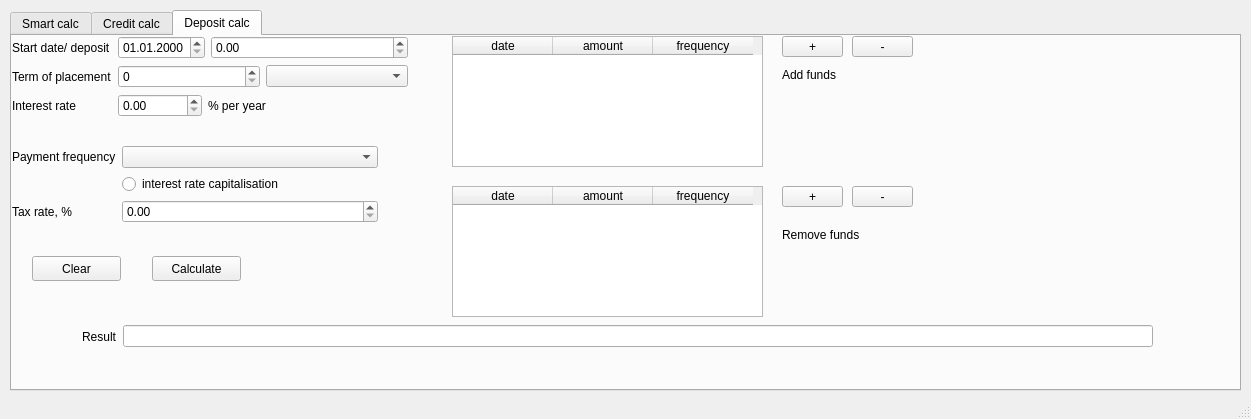
<?xml version="1.0" encoding="UTF-8"?>
<ui version="4.0">
 <class>calculator</class>
 <widget class="QMainWindow" name="calculator">
  <property name="geometry">
   <rect>
    <x>0</x>
    <y>0</y>
    <width>1251</width>
    <height>419</height>
   </rect>
  </property>
  <property name="windowTitle">
   <string>calculator</string>
  </property>
  <widget class="QWidget" name="centralwidget">
   <widget class="QTabWidget" name="tabWidget">
    <property name="geometry">
     <rect>
      <x>10</x>
      <y>10</y>
      <width>1231</width>
      <height>381</height>
     </rect>
    </property>
    <property name="currentIndex">
     <number>2</number>
    </property>
    <widget class="QWidget" name="smart">
     <attribute name="title">
      <string>Smart calc</string>
     </attribute>
     <widget class="QDoubleSpinBox" name="y2">
      <property name="geometry">
       <rect>
        <x>900</x>
        <y>310</y>
        <width>111</width>
        <height>21</height>
       </rect>
      </property>
      <property name="styleSheet">
       <string notr="true">font: 13pt &quot;Ubuntu&quot;;</string>
      </property>
      <property name="alignment">
       <set>Qt::AlignRight|Qt::AlignTrailing|Qt::AlignVCenter</set>
      </property>
     </widget>
     <widget class="QLineEdit" name="equation">
      <property name="geometry">
       <rect>
        <x>10</x>
        <y>10</y>
        <width>511</width>
        <height>51</height>
       </rect>
      </property>
      <property name="styleSheet">
       <string notr="true">font: 18pt &quot;Ubuntu&quot;;</string>
      </property>
      <property name="text">
       <string/>
      </property>
      <property name="alignment">
       <set>Qt::AlignRight|Qt::AlignTrailing|Qt::AlignVCenter</set>
      </property>
     </widget>
     <widget class="QCustomPlot" name="graphic" native="true">
      <property name="geometry">
       <rect>
        <x>530</x>
        <y>0</y>
        <width>691</width>
        <height>281</height>
       </rect>
      </property>
     </widget>
     <widget class="QDoubleSpinBox" name="x2">
      <property name="geometry">
       <rect>
        <x>900</x>
        <y>280</y>
        <width>111</width>
        <height>21</height>
       </rect>
      </property>
      <property name="styleSheet">
       <string notr="true">font: 13pt &quot;Ubuntu&quot;;</string>
      </property>
      <property name="alignment">
       <set>Qt::AlignRight|Qt::AlignTrailing|Qt::AlignVCenter</set>
      </property>
     </widget>
     <widget class="QDoubleSpinBox" name="y1">
      <property name="geometry">
       <rect>
        <x>740</x>
        <y>310</y>
        <width>121</width>
        <height>21</height>
       </rect>
      </property>
      <property name="styleSheet">
       <string notr="true">font: 13pt &quot;Ubuntu&quot;;</string>
      </property>
      <property name="alignment">
       <set>Qt::AlignRight|Qt::AlignTrailing|Qt::AlignVCenter</set>
      </property>
     </widget>
     <widget class="QLabel" name="label_2">
      <property name="geometry">
       <rect>
        <x>870</x>
        <y>280</y>
        <width>31</width>
        <height>21</height>
       </rect>
      </property>
      <property name="text">
       <string>до</string>
      </property>
     </widget>
     <widget class="QPushButton" name="pushButton_pi">
      <property name="geometry">
       <rect>
        <x>440</x>
        <y>70</y>
        <width>71</width>
        <height>25</height>
       </rect>
      </property>
      <property name="text">
       <string>pi</string>
      </property>
     </widget>
     <widget class="QLabel" name="label">
      <property name="geometry">
       <rect>
        <x>600</x>
        <y>280</y>
        <width>131</width>
        <height>21</height>
       </rect>
      </property>
      <property name="text">
       <string>Пределы по х от:</string>
      </property>
     </widget>
     <widget class="QPushButton" name="pushButton_x">
      <property name="geometry">
       <rect>
        <x>350</x>
        <y>70</y>
        <width>71</width>
        <height>25</height>
       </rect>
      </property>
      <property name="text">
       <string>X</string>
      </property>
     </widget>
     <widget class="QLabel" name="label_3">
      <property name="geometry">
       <rect>
        <x>600</x>
        <y>310</y>
        <width>131</width>
        <height>21</height>
       </rect>
      </property>
      <property name="text">
       <string>Пределы по y от:</string>
      </property>
     </widget>
     <widget class="QDoubleSpinBox" name="x1">
      <property name="geometry">
       <rect>
        <x>740</x>
        <y>280</y>
        <width>121</width>
        <height>21</height>
       </rect>
      </property>
      <property name="styleSheet">
       <string notr="true">font: 13pt &quot;Ubuntu&quot;;</string>
      </property>
      <property name="alignment">
       <set>Qt::AlignRight|Qt::AlignTrailing|Qt::AlignVCenter</set>
      </property>
     </widget>
     <widget class="QWidget" name="gridLayoutWidget">
      <property name="geometry">
       <rect>
        <x>-10</x>
        <y>90</y>
        <width>531</width>
        <height>241</height>
       </rect>
      </property>
      <layout class="QGridLayout" name="gridLayout">
       <item row="5" column="0">
        <widget class="QPushButton" name="pushButton_acos">
         <property name="text">
          <string>acos</string>
         </property>
        </widget>
       </item>
       <item row="4" column="5">
        <widget class="QPushButton" name="pushButton_mult">
         <property name="text">
          <string>*</string>
         </property>
        </widget>
       </item>
       <item row="5" column="1">
        <widget class="QPushButton" name="pushButton_atan">
         <property name="text">
          <string>atan</string>
         </property>
        </widget>
       </item>
       <item row="3" column="0">
        <widget class="QPushButton" name="pushButton_sin">
         <property name="text">
          <string>sin</string>
         </property>
        </widget>
       </item>
       <item row="4" column="2">
        <widget class="QPushButton" name="pushButton_4">
         <property name="text">
          <string>4</string>
         </property>
        </widget>
       </item>
       <item row="6" column="0">
        <widget class="QPushButton" name="pushButton_ln">
         <property name="text">
          <string>ln</string>
         </property>
        </widget>
       </item>
       <item row="4" column="0">
        <widget class="QPushButton" name="pushButton_tan">
         <property name="text">
          <string>tan</string>
         </property>
        </widget>
       </item>
       <item row="6" column="1">
        <widget class="QPushButton" name="pushButton_log">
         <property name="text">
          <string>log</string>
         </property>
        </widget>
       </item>
       <item row="1" column="4">
        <widget class="QPushButton" name="pushButton_rb">
         <property name="text">
          <string>)</string>
         </property>
        </widget>
       </item>
       <item row="5" column="3">
        <widget class="QPushButton" name="pushButton_2">
         <property name="text">
          <string>2</string>
         </property>
        </widget>
       </item>
       <item row="1" column="3">
        <widget class="QPushButton" name="pushButton_lb">
         <property name="text">
          <string>(</string>
         </property>
        </widget>
       </item>
       <item row="3" column="4">
        <widget class="QPushButton" name="pushButton_9">
         <property name="text">
          <string>9</string>
         </property>
        </widget>
       </item>
       <item row="1" column="0">
        <widget class="QPushButton" name="pushButton_pow">
         <property name="text">
          <string>^</string>
         </property>
        </widget>
       </item>
       <item row="6" column="3">
        <widget class="QPushButton" name="pushButton_dot">
         <property name="text">
          <string>.</string>
         </property>
        </widget>
       </item>
       <item row="4" column="4">
        <widget class="QPushButton" name="pushButton_6">
         <property name="text">
          <string>6</string>
         </property>
        </widget>
       </item>
       <item row="4" column="3">
        <widget class="QPushButton" name="pushButton_5">
         <property name="text">
          <string>5</string>
         </property>
        </widget>
       </item>
       <item row="5" column="2">
        <widget class="QPushButton" name="pushButton_1">
         <property name="text">
          <string>1</string>
         </property>
        </widget>
       </item>
       <item row="5" column="5">
        <widget class="QPushButton" name="pushButton_div">
         <property name="text">
          <string>/</string>
         </property>
        </widget>
       </item>
       <item row="3" column="5">
        <widget class="QPushButton" name="pushButton_minus">
         <property name="text">
          <string>-</string>
         </property>
        </widget>
       </item>
       <item row="4" column="1">
        <widget class="QPushButton" name="pushButton_asin">
         <property name="text">
          <string>asin</string>
         </property>
        </widget>
       </item>
       <item row="3" column="2">
        <widget class="QPushButton" name="pushButton_7">
         <property name="text">
          <string>7</string>
         </property>
        </widget>
       </item>
       <item row="1" column="2">
        <widget class="QPushButton" name="pushButton_clear">
         <property name="text">
          <string>C</string>
         </property>
        </widget>
       </item>
       <item row="3" column="1">
        <widget class="QPushButton" name="pushButton_cos">
         <property name="text">
          <string>cos</string>
         </property>
        </widget>
       </item>
       <item row="1" column="1">
        <widget class="QPushButton" name="pushButton_sqrt">
         <property name="text">
          <string>sqrt</string>
         </property>
        </widget>
       </item>
       <item row="5" column="4">
        <widget class="QPushButton" name="pushButton_3">
         <property name="text">
          <string>3</string>
         </property>
        </widget>
       </item>
       <item row="6" column="2">
        <widget class="QPushButton" name="pushButton_0">
         <property name="text">
          <string>0</string>
         </property>
        </widget>
       </item>
       <item row="6" column="4">
        <widget class="QPushButton" name="pushButton_mod">
         <property name="text">
          <string>mod</string>
         </property>
        </widget>
       </item>
       <item row="6" column="5">
        <widget class="QPushButton" name="pushButton_eq">
         <property name="text">
          <string>=</string>
         </property>
        </widget>
       </item>
       <item row="1" column="5">
        <widget class="QPushButton" name="pushButton_plus">
         <property name="text">
          <string>+</string>
         </property>
        </widget>
       </item>
       <item row="3" column="3">
        <widget class="QPushButton" name="pushButton_8">
         <property name="text">
          <string>8</string>
         </property>
        </widget>
       </item>
      </layout>
     </widget>
     <widget class="QLabel" name="label_4">
      <property name="geometry">
       <rect>
        <x>870</x>
        <y>310</y>
        <width>31</width>
        <height>21</height>
       </rect>
      </property>
      <property name="text">
       <string>до</string>
      </property>
     </widget>
     <widget class="QDoubleSpinBox" name="const_x_value">
      <property name="geometry">
       <rect>
        <x>260</x>
        <y>70</y>
        <width>81</width>
        <height>26</height>
       </rect>
      </property>
      <property name="minimum">
       <double>-1000000.000000000000000</double>
      </property>
      <property name="maximum">
       <double>1000000.000000000000000</double>
      </property>
     </widget>
     <widget class="QRadioButton" name="const_x_toggle">
      <property name="geometry">
       <rect>
        <x>180</x>
        <y>70</y>
        <width>81</width>
        <height>23</height>
       </rect>
      </property>
      <property name="text">
       <string>const X</string>
      </property>
     </widget>
    </widget>
    <widget class="QWidget" name="credit_calc">
     <attribute name="title">
      <string>Credit calc</string>
     </attribute>
     <widget class="QPushButton" name="creddit_clear_button">
      <property name="geometry">
       <rect>
        <x>350</x>
        <y>40</y>
        <width>89</width>
        <height>25</height>
       </rect>
      </property>
      <property name="text">
       <string>Clear</string>
      </property>
     </widget>
     <widget class="QPushButton" name="credit_calc_button">
      <property name="geometry">
       <rect>
        <x>350</x>
        <y>80</y>
        <width>89</width>
        <height>25</height>
       </rect>
      </property>
      <property name="text">
       <string>Calculate</string>
      </property>
     </widget>
     <widget class="QWidget" name="formLayoutWidget_2">
      <property name="geometry">
       <rect>
        <x>10</x>
        <y>10</y>
        <width>324</width>
        <height>127</height>
       </rect>
      </property>
      <layout class="QFormLayout" name="formLayout_3">
       <item row="0" column="1">
        <layout class="QHBoxLayout" name="horizontalLayout">
         <item>
          <widget class="QSpinBox" name="cred_duration">
           <property name="maximum">
            <number>100</number>
           </property>
          </widget>
         </item>
         <item>
          <widget class="QComboBox" name="cred_dur_type">
           <property name="editable">
            <bool>false</bool>
           </property>
          </widget>
         </item>
        </layout>
       </item>
       <item row="1" column="0">
        <widget class="QLabel" name="label_12">
         <property name="text">
          <string>Loan type</string>
         </property>
        </widget>
       </item>
       <item row="1" column="1">
        <widget class="QComboBox" name="cred_type">
         <property name="editable">
          <bool>false</bool>
         </property>
        </widget>
       </item>
       <item row="2" column="0">
        <widget class="QLabel" name="label_15">
         <property name="text">
          <string>Interest rate</string>
         </property>
        </widget>
       </item>
       <item row="2" column="1">
        <layout class="QFormLayout" name="formLayout_7">
         <item row="0" column="0">
          <widget class="QDoubleSpinBox" name="credit_ir">
           <property name="whatsThis">
            <string>&lt;html&gt;&lt;head/&gt;&lt;body&gt;&lt;p align=&quot;right&quot;&gt;&lt;br/&gt;&lt;/p&gt;&lt;/body&gt;&lt;/html&gt;</string>
           </property>
           <property name="maximum">
            <double>100000000000.000000000000000</double>
           </property>
           <property name="singleStep">
            <double>1000.000000000000000</double>
           </property>
          </widget>
         </item>
         <item row="0" column="1">
          <widget class="QLabel" name="label_14">
           <property name="text">
            <string>% per year</string>
           </property>
          </widget>
         </item>
        </layout>
       </item>
       <item row="0" column="0">
        <widget class="QLabel" name="label_16">
         <property name="text">
          <string>Duration</string>
         </property>
        </widget>
       </item>
       <item row="3" column="0">
        <widget class="QLabel" name="label_17">
         <property name="text">
          <string>Amount</string>
         </property>
        </widget>
       </item>
       <item row="3" column="1">
        <widget class="QDoubleSpinBox" name="credit_amount">
         <property name="whatsThis">
          <string>&lt;html&gt;&lt;head/&gt;&lt;body&gt;&lt;p align=&quot;right&quot;&gt;&lt;br/&gt;&lt;/p&gt;&lt;/body&gt;&lt;/html&gt;</string>
         </property>
         <property name="maximum">
          <double>100000000000.000000000000000</double>
         </property>
         <property name="singleStep">
          <double>1000.000000000000000</double>
         </property>
        </widget>
       </item>
      </layout>
     </widget>
     <widget class="QWidget" name="horizontalLayoutWidget_3">
      <property name="geometry">
       <rect>
        <x>10</x>
        <y>150</y>
        <width>1161</width>
        <height>80</height>
       </rect>
      </property>
      <layout class="QHBoxLayout" name="horizontalLayout_3">
       <item>
        <widget class="QLabel" name="label_18">
         <property name="text">
          <string>Result</string>
         </property>
        </widget>
       </item>
       <item>
        <widget class="QLineEdit" name="credit_result">
         <property name="readOnly">
          <bool>true</bool>
         </property>
        </widget>
       </item>
      </layout>
     </widget>
    </widget>
    <widget class="QWidget" name="tab_dep">
     <attribute name="title">
      <string>Deposit calc</string>
     </attribute>
     <widget class="QWidget" name="formLayoutWidget_4">
      <property name="geometry">
       <rect>
        <x>0</x>
        <y>110</y>
        <width>366</width>
        <height>113</height>
       </rect>
      </property>
      <layout class="QFormLayout" name="formLayout_5">
       <item row="0" column="0">
        <widget class="QLabel" name="label_9">
         <property name="text">
          <string>Payment frequency</string>
         </property>
        </widget>
       </item>
       <item row="0" column="1">
        <widget class="QComboBox" name="payment_freq"/>
       </item>
       <item row="1" column="1">
        <widget class="QRadioButton" name="ir_cap_but">
         <property name="enabled">
          <bool>true</bool>
         </property>
         <property name="text">
          <string>interest rate capitalisation</string>
         </property>
        </widget>
       </item>
       <item row="2" column="0">
        <widget class="QLabel" name="label_11">
         <property name="text">
          <string>Tax rate, %</string>
         </property>
        </widget>
       </item>
       <item row="2" column="1">
        <widget class="QDoubleSpinBox" name="tax_db">
         <property name="whatsThis">
          <string>&lt;html&gt;&lt;head/&gt;&lt;body&gt;&lt;p align=&quot;right&quot;&gt;&lt;br/&gt;&lt;/p&gt;&lt;/body&gt;&lt;/html&gt;</string>
         </property>
         <property name="maximum">
          <double>100.000000000000000</double>
         </property>
         <property name="singleStep">
          <double>1000.000000000000000</double>
         </property>
        </widget>
       </item>
      </layout>
     </widget>
     <widget class="QWidget" name="formLayoutWidget">
      <property name="geometry">
       <rect>
        <x>0</x>
        <y>0</y>
        <width>396</width>
        <height>101</height>
       </rect>
      </property>
      <layout class="QFormLayout" name="formLayout">
       <item row="0" column="0">
        <widget class="QLabel" name="label_5">
         <property name="enabled">
          <bool>true</bool>
         </property>
         <property name="text">
          <string>Start date/ deposit</string>
         </property>
        </widget>
       </item>
       <item row="1" column="0">
        <widget class="QLabel" name="label_6">
         <property name="text">
          <string>Term of placement</string>
         </property>
        </widget>
       </item>
       <item row="2" column="0">
        <widget class="QLabel" name="label_7">
         <property name="text">
          <string>Interest rate</string>
         </property>
        </widget>
       </item>
       <item row="2" column="1">
        <layout class="QFormLayout" name="formLayout_2">
         <item row="0" column="0">
          <widget class="QDoubleSpinBox" name="interest_rate">
           <property name="whatsThis">
            <string>&lt;html&gt;&lt;head/&gt;&lt;body&gt;&lt;p align=&quot;right&quot;&gt;&lt;br/&gt;&lt;/p&gt;&lt;/body&gt;&lt;/html&gt;</string>
           </property>
           <property name="maximum">
            <double>100000000000.000000000000000</double>
           </property>
           <property name="singleStep">
            <double>1000.000000000000000</double>
           </property>
          </widget>
         </item>
         <item row="0" column="1">
          <widget class="QLabel" name="label_8">
           <property name="text">
            <string>% per year</string>
           </property>
          </widget>
         </item>
        </layout>
       </item>
       <item row="0" column="1">
        <layout class="QFormLayout" name="formLayout_6">
         <item row="0" column="1">
          <widget class="QDoubleSpinBox" name="dep_val">
           <property name="whatsThis">
            <string>&lt;html&gt;&lt;head/&gt;&lt;body&gt;&lt;p align=&quot;right&quot;&gt;&lt;br/&gt;&lt;/p&gt;&lt;/body&gt;&lt;/html&gt;</string>
           </property>
           <property name="maximum">
            <double>100000000000.000000000000000</double>
           </property>
           <property name="singleStep">
            <double>1000.000000000000000</double>
           </property>
          </widget>
         </item>
         <item row="0" column="0">
          <widget class="QDateTimeEdit" name="start_date">
           <property name="displayFormat">
            <string>dd.MM.yyyy</string>
           </property>
          </widget>
         </item>
        </layout>
       </item>
       <item row="1" column="1">
        <layout class="QHBoxLayout" name="horizontalLayout_2">
         <item>
          <widget class="QSpinBox" name="duration">
           <property name="maximum">
            <number>50</number>
           </property>
          </widget>
         </item>
         <item>
          <widget class="QComboBox" name="dur_type">
           <property name="editable">
            <bool>false</bool>
           </property>
          </widget>
         </item>
        </layout>
       </item>
      </layout>
     </widget>
     <widget class="QPushButton" name="plus_ad">
      <property name="geometry">
       <rect>
        <x>770</x>
        <y>0</y>
        <width>61</width>
        <height>21</height>
       </rect>
      </property>
      <property name="text">
       <string>+</string>
      </property>
     </widget>
     <widget class="QPushButton" name="minus_ad">
      <property name="geometry">
       <rect>
        <x>840</x>
        <y>0</y>
        <width>61</width>
        <height>21</height>
       </rect>
      </property>
      <property name="text">
       <string>-</string>
      </property>
     </widget>
     <widget class="QPushButton" name="minus_with">
      <property name="geometry">
       <rect>
        <x>840</x>
        <y>150</y>
        <width>61</width>
        <height>21</height>
       </rect>
      </property>
      <property name="text">
       <string>-</string>
      </property>
     </widget>
     <widget class="QPushButton" name="plus_with">
      <property name="geometry">
       <rect>
        <x>770</x>
        <y>150</y>
        <width>61</width>
        <height>21</height>
       </rect>
      </property>
      <property name="text">
       <string>+</string>
      </property>
     </widget>
     <widget class="QPushButton" name="deposit_clear_button">
      <property name="geometry">
       <rect>
        <x>20</x>
        <y>220</y>
        <width>89</width>
        <height>25</height>
       </rect>
      </property>
      <property name="text">
       <string>Clear</string>
      </property>
     </widget>
     <widget class="QTableWidget" name="ad_list">
      <property name="geometry">
       <rect>
        <x>440</x>
        <y>0</y>
        <width>311</width>
        <height>131</height>
       </rect>
      </property>
      <column>
       <property name="text">
        <string>date</string>
       </property>
      </column>
      <column>
       <property name="text">
        <string>amount</string>
       </property>
      </column>
      <column>
       <property name="text">
        <string>frequency</string>
       </property>
      </column>
     </widget>
     <widget class="QPushButton" name="pushButton_10">
      <property name="geometry">
       <rect>
        <x>140</x>
        <y>220</y>
        <width>89</width>
        <height>25</height>
       </rect>
      </property>
      <property name="text">
       <string>Calculate</string>
      </property>
     </widget>
     <widget class="QTableWidget" name="r_list">
      <property name="geometry">
       <rect>
        <x>440</x>
        <y>150</y>
        <width>311</width>
        <height>131</height>
       </rect>
      </property>
      <column>
       <property name="text">
        <string>date</string>
       </property>
      </column>
      <column>
       <property name="text">
        <string>amount</string>
       </property>
      </column>
      <column>
       <property name="text">
        <string>frequency</string>
       </property>
      </column>
     </widget>
     <widget class="QWidget" name="horizontalLayoutWidget_4">
      <property name="geometry">
       <rect>
        <x>70</x>
        <y>270</y>
        <width>1071</width>
        <height>61</height>
       </rect>
      </property>
      <layout class="QHBoxLayout" name="horizontalLayout_4">
       <item>
        <widget class="QLabel" name="label_10">
         <property name="text">
          <string>Result</string>
         </property>
        </widget>
       </item>
       <item>
        <widget class="QLineEdit" name="result">
         <property name="readOnly">
          <bool>true</bool>
         </property>
        </widget>
       </item>
      </layout>
     </widget>
     <widget class="QLabel" name="label_13">
      <property name="geometry">
       <rect>
        <x>770</x>
        <y>30</y>
        <width>81</width>
        <height>17</height>
       </rect>
      </property>
      <property name="text">
       <string>Add funds</string>
      </property>
     </widget>
     <widget class="QLabel" name="label_19">
      <property name="geometry">
       <rect>
        <x>770</x>
        <y>190</y>
        <width>101</width>
        <height>17</height>
       </rect>
      </property>
      <property name="text">
       <string>Remove funds</string>
      </property>
     </widget>
    </widget>
   </widget>
  </widget>
  <widget class="QStatusBar" name="statusbar"/>
 </widget>
 <customwidgets>
  <customwidget>
   <class>QCustomPlot</class>
   <extends>QWidget</extends>
   <header>qcustomplot.h</header>
   <container>1</container>
  </customwidget>
 </customwidgets>
 <resources/>
 <connections/>
</ui>
